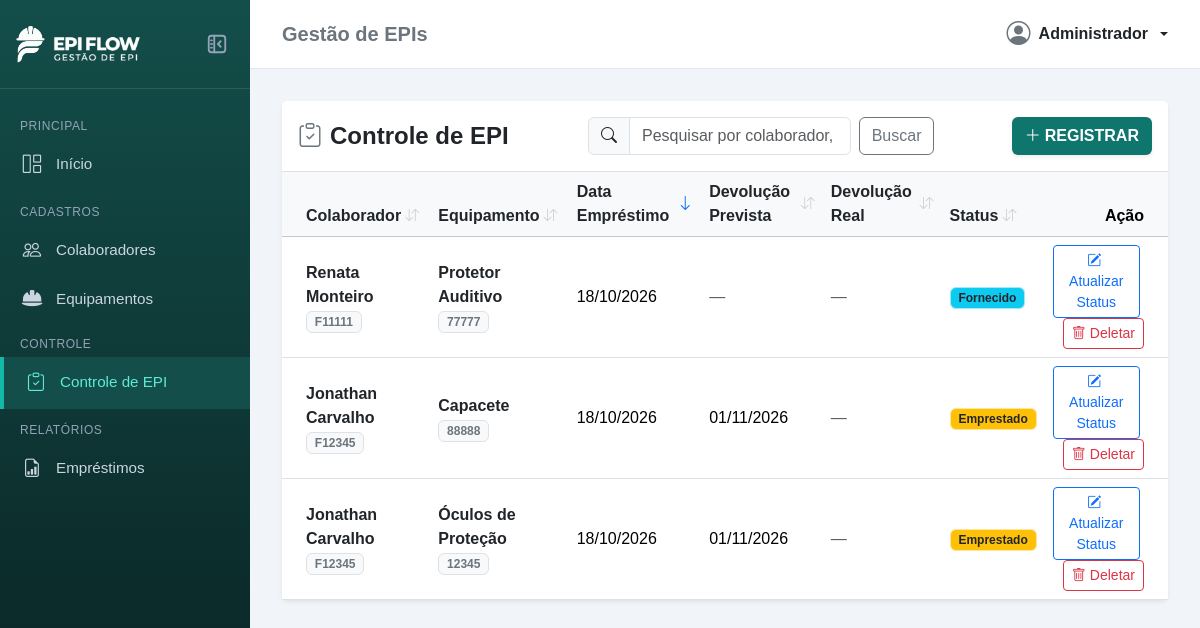
The page /emprestimos/ on the database as committed earlier.
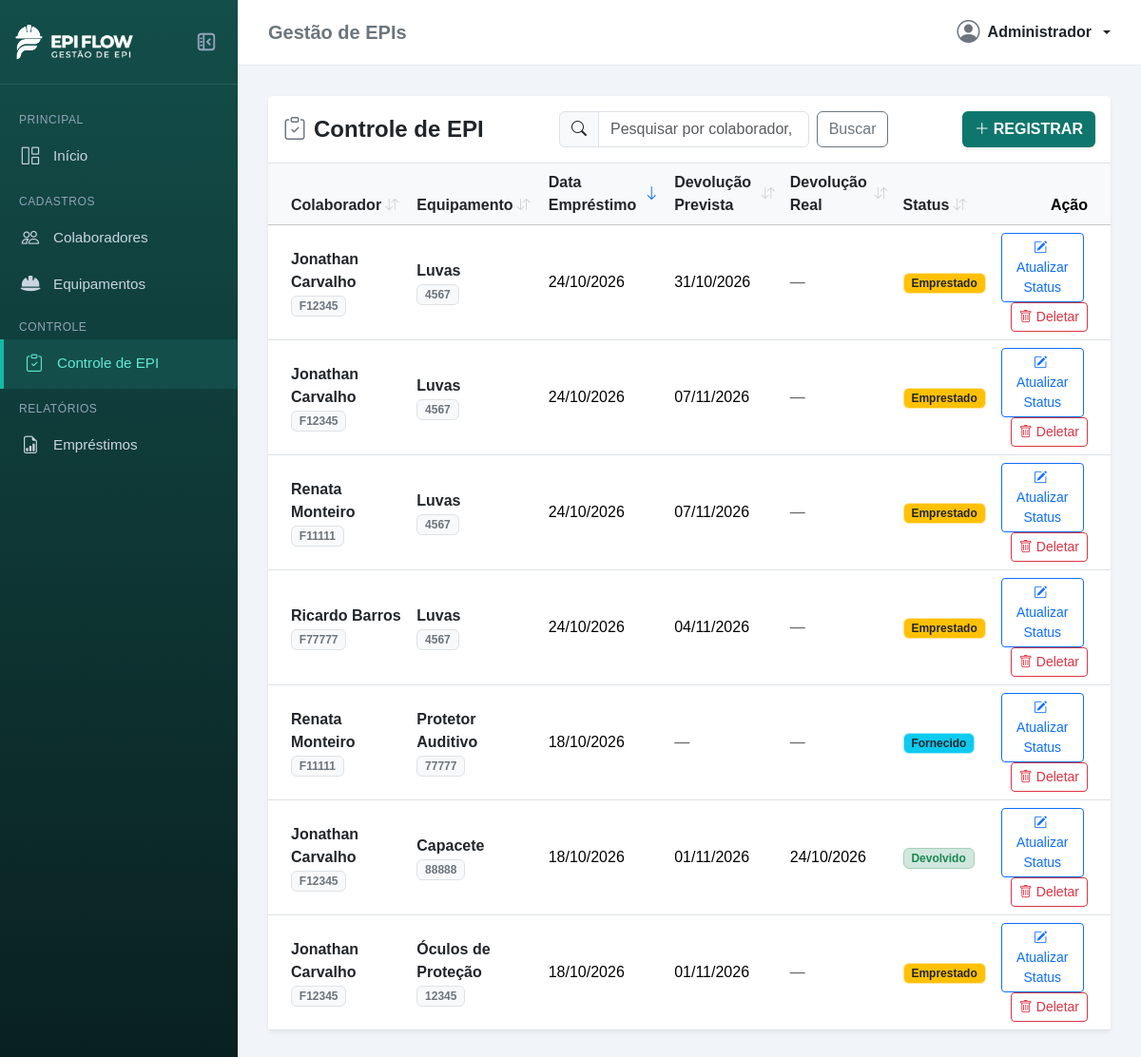
The same page on the database as committed later.
### apps/emprestimos/models.py (models this page shows, shortened)
class Emprestimo(models.Model):
    STATUS_CHOICES = [
        ('Emprestado', 'Emprestado'),
        ('Fornecido', 'Fornecido'),
        ('Devolvido', 'Devolvido'),
        ('Danificado', 'Danificado'),
        ('Perdido', 'Perdido'),
    ]
    colaborador = models.ForeignKey(
        Colaborador,
        on_delete=models.PROTECT,
        related_name='emprestimos',
        verbose_name='Colaborador',
    )
    equipamento = models.ForeignKey(
        Equipamento,
        on_delete=models.PROTECT,
        related_name='emprestimos',
        verbose_name='Equipamento',
    )
    data_emprestimo = models.DateField(verbose_name='Data do Empréstimo')
    data_devolucao_prevista = models.DateField(
        null=True,
        blank=True,
        verbose_name='Data Prevista de Devolução'
    )
    data_devolucao_real = models.DateField(
        null=True,
        blank=True,
        verbose_name='Data da Devolução',
    )
    status = models.CharField(
        max_length=15,
        choices=STATUS_CHOICES,
        default='Emprestado',
        verbose_name='Status',
    )
    observacao = models.TextField(
        blank=True,
        default='',
        verbose_name='Observação na Devolução',
    )
    class Meta:
        verbose_name = 'Empréstimo'
        verbose_name_plural = 'Empréstimos'
        ordering = ['-id']
    @property
    def ca_vencido_em_uso(self):
        from django.utils import timezone
        if self.status == 'Emprestado' and self.equipamento and self.equipamento.validade_ca:
            return self.equipamento.validade_ca < timezone.now().date()
        return False

### apps/colaboradores/models.py (models this page shows, shortened)
class Colaborador(models.Model):
    nome = models.CharField(max_length=100)
    cpf = models.CharField(max_length=14)
    matricula = models.CharField(max_length=10)
    funcao = models.CharField(max_length=50)
    telefone = models.CharField(max_length=15)
    email = models.EmailField(max_length=60)
    ativo = models.BooleanField(default=True)

### apps/epis/models.py (models this page shows, shortened)
class Equipamento(models.Model):
    nome = models.CharField(max_length=100)
    ca_numero = models.CharField(max_length=30)
    validade_ca = models.DateField()
    saldo_estoque = models.IntegerField(default=0)
    estoque_minimo = models.IntegerField(default=5)
    ativo = models.BooleanField(default=True)

### apps/emprestimos/views.py (the view)
# urls.py: path('', views.listar_emprestimos, name='listar'),
def listar_emprestimos(request):
    termo_busca = request.GET.get('busca', '').strip()
    campo_ordenacao = request.GET.get('campo', 'data_emprestimo')
    direcao_ordenacao = request.GET.get('direcao', 'desc')
    todos = Emprestimo.objects.select_related('colaborador', 'equipamento').all()
    if termo_busca:
        termo_normalizado = remover_acentos(termo_busca)
        emprestimos = [
            e for e in todos
            if termo_normalizado in remover_acentos(e.colaborador.nome)
            or termo_normalizado in remover_acentos(e.colaborador.matricula)
            or termo_normalizado in remover_acentos(e.equipamento.nome)
            or termo_normalizado in remover_acentos(e.equipamento.ca_numero)
            or termo_normalizado in remover_acentos(e.status)
        ]
    else:
        emprestimos = list(todos)
    emprestimos = aplicar_ordenacao(emprestimos, campo_ordenacao, direcao_ordenacao)
    return render(request, 'emprestimos/listar.html', {
        'emprestimos': emprestimos,
        'termo_busca': termo_busca,
        'campo_ordenacao': campo_ordenacao,
        'direcao_ordenacao': direcao_ordenacao,
    })

### templates/emprestimos/listar.html (shortened to what this page needs)
{% extends 'base.html' %}
{% block content %}
<div class="card shadow-sm border-0">
    <div class="card-header bg-white border-bottom py-3">
        <div class="row g-3 align-items-center justify-content-between">
            <div class="col-12 col-md-4">
                <h4 class="mb-0 fw-bold">
                    <i class="bi bi-clipboard-check me-2 text-secondary"></i>Controle de EPI
                </h4>
            </div>
            <div class="col-12 col-md-5">
                <form method="GET" class="d-flex gap-2">
                    <div class="input-group">
                        <span class="input-group-text bg-light"><i class="bi bi-search"></i></span>
                        <input type="text" name="busca" class="form-control"
                            placeholder="Pesquisar por colaborador, EPI ou status" value="{{ termo_busca }}">
                    </div>
                    <button type="submit" class="btn btn-outline-secondary">Buscar</button>
                </form>
            </div>
            <div class="col-12 col-md-3 text-md-end">
                <a href="{% url 'emprestimos:cadastrar' %}" class="btn btn-custom fw-bold shadow-sm">
                    <i class="bi bi-plus-lg me-1"></i>REGISTRAR
                </a>
            </div>
        </div>
    </div>
    <div class="card-body p-0">
        {% if emprestimos %}
        <div class="table-responsive">
            <table class="table table-hover align-middle mb-0">
                <thead class="table-light">
                    <tr>
                        <th class="ps-4">
                            <a href="?busca={{ termo_busca }}&campo=colaborador&direcao={% if campo_ordenacao == 'colaborador' and direcao_ordenacao == 'asc' %}desc{% else %}asc{% endif %}"
                                class="text-dark text-decoration-none d-inline-flex align-items-center gap-1"
                                title="Clique para ordenar por Colaborador">
                                <span>Colaborador</span>
                                {% if campo_ordenacao == 'colaborador' %}
                                {% if direcao_ordenacao == 'asc' %}
                                <i class="bi bi-arrow-up text-primary fw-bold" title="Crescente (A-Z)"></i>
                                {% else %}
                                <i class="bi bi-arrow-down text-primary fw-bold" title="Decrescente (Z-A)"></i>
                                {% endif %}
                                {% else %}
                                <i class="bi bi-arrow-down-up text-muted opacity-25 small"></i>
                                {% endif %}
                            </a>
                        </th>
                        <th>
                            <a href="?busca={{ termo_busca }}&campo=equipamento&direcao={% if campo_ordenacao == 'equipamento' and direcao_ordenacao == 'asc' %}desc{% else %}asc{% endif %}"
                                class="text-dark text-decoration-none d-inline-flex align-items-center gap-1"
                                title="Clique para ordenar por Equipamento">
                                <span>Equipamento</span>
                                {% if campo_ordenacao == 'equipamento' %}
                                {% if direcao_ordenacao == 'asc' %}
                                <i class="bi bi-arrow-up text-primary fw-bold" title="Crescente (A-Z)"></i>
                                {% else %}
                                <i class="bi bi-arrow-down text-primary fw-bold" title="Decrescente (Z-A)"></i>
                                {% endif %}
                                {% else %}
                                <i class="bi bi-arrow-down-up text-muted opacity-25 small"></i>
                                {% endif %}
                            </a>
                        </th>
                        <th>
                            <a href="?busca={{ termo_busca }}&campo=data_emprestimo&direcao={% if campo_ordenacao == 'data_emprestimo' and direcao_ordenacao == 'asc' %}desc{% else %}asc{% endif %}"
                                class="text-dark text-decoration-none d-inline-flex align-items-center gap-1"
                                title="Clique para ordenar por Data de Empréstimo">
                                <span>Data Empréstimo</span>
                                {% if campo_ordenacao == 'data_emprestimo' %}
                                {% if direcao_ordenacao == 'asc' %}
                                <i class="bi bi-arrow-up text-primary fw-bold" title="Mais antigos primeiro"></i>
                                {% else %}
                                <i class="bi bi-arrow-down text-primary fw-bold" title="Mais recentes primeiro"></i>
                                {% endif %}
                                {% else %}
                                <i class="bi bi-arrow-down-up text-muted opacity-25 small"></i>
                                {% endif %}
                            </a>
                        </th>
                        <th>
                            <a href="?busca={{ termo_busca }}&campo=devolucao_prevista&direcao={% if campo_ordenacao == 'devolucao_prevista' and direcao_ordenacao == 'asc' %}desc{% else %}asc{% endif %}"
                                class="text-dark text-decoration-none d-inline-flex align-items-center gap-1"
                                title="Clique para ordenar por Devolução Prevista">
                                <span>Devolução Prevista</span>
                                {% if campo_ordenacao == 'devolucao_prevista' %}
                                {% if direcao_ordenacao == 'asc' %}
                                <i class="bi bi-arrow-up text-primary fw-bold" title="Mais antigas primeiro"></i>
                                {% else %}
                                <i class="bi bi-arrow-down text-primary fw-bold" title="Mais recentes primeiro"></i>
                                {% endif %}
                                {% else %}
                                <i class="bi bi-arrow-down-up text-muted opacity-25 small"></i>
                                {% endif %}
                            </a>
                        </th>
                        <th>
                            <a href="?busca={{ termo_busca }}&campo=devolucao_real&direcao={% if campo_ordenacao == 'devolucao_real' and direcao_ordenacao == 'asc' %}desc{% else %}asc{% endif %}"
                                class="text-dark text-decoration-none d-inline-flex align-items-center gap-1"
                                title="Clique para ordenar por Devolução Real">
                                <span>Devolução Real</span>
                                {% if campo_ordenacao == 'devolucao_real' %}
                                {% if direcao_ordenacao == 'asc' %}
                                <i class="bi bi-arrow-up text-primary fw-bold" title="Mais antigos primeiro"></i>
                                {% else %}
                                <i class="bi bi-arrow-down text-primary fw-bold" title="Mais recentes primeiro"></i>
                                {% endif %}
                                {% else %}
                                <i class="bi bi-arrow-down-up text-muted opacity-25 small"></i>
                                {% endif %}
                            </a>
                        </th>
                        <th>
                            <a href="?busca={{ termo_busca }}&campo=status&direcao={% if campo_ordenacao == 'status' and direcao_ordenacao == 'asc' %}desc{% else %}asc{% endif %}"
                                class="text-dark text-decoration-none d-inline-flex align-items-center gap-1"
                                title="Clique para ordenar por Status">
                                <span>Status</span>
                                {% if campo_ordenacao == 'status' %}
                                {% if direcao_ordenacao == 'asc' %}
                                <i class="bi bi-arrow-up text-primary fw-bold" title="Crescente (A-Z)"></i>
                                {% else %}
                                <i class="bi bi-arrow-down text-primary fw-bold" title="Decrescente (Z-A)"></i>
                                {% endif %}
                                {% else %}
                                <i class="bi bi-arrow-down-up text-muted opacity-25 small"></i>
                                {% endif %}
                            </a>
                        </th>
                        <th class="text-end pe-4">Ação</th>
                    </tr>
                </thead>
                <tbody>
                    {% for emp in emprestimos %}
                    <tr>
                        <td class="ps-4">
                            <div class="fw-semibold text-dark">{{ emp.colaborador.nome }}</div>
                            {% if emp.colaborador.matricula %}
                            <span class="badge bg-light text-secondary border">
                                {{ emp.colaborador.matricula }}
                            </span>
                            {% endif %}
                        </td>
                        <td>
                            <div class="fw-semibold text-dark">{{ emp.equipamento.nome }}</div>
                            {% if emp.equipamento.ca_numero %}
                            <span class="badge bg-light text-secondary border">
                                {{ emp.equipamento.ca_numero }}
                            </span>
                            {% endif %}
                        </td>
                        <td>{{ emp.data_emprestimo|date:"d/m/Y" }}</td>
                        <td>
                            {% if emp.data_devolucao_prevista %}
                            {{ emp.data_devolucao_prevista|date:"d/m/Y" }}
                            {% else %}
                            <span class="text-muted">—</span>
                            {% endif %}
                        </td>
                        <td>
                            {% if emp.data_devolucao_real %}
                            {{ emp.data_devolucao_real|date:"d/m/Y" }}
                            {% else %}
                            <span class="text-muted">—</span>
                            {% endif %}
                        </td>
                        <td>
                            {% if emp.status == 'Emprestado' %}
                            <span class="badge bg-warning text-dark border border-warning-subtle">Emprestado</span>
                            {% elif emp.status == 'Fornecido' %}
                            <span class="badge bg-info text-dark border border-info-subtle">Fornecido</span>
                            {% elif emp.status == 'Devolvido' %}
                            <span
                                class="badge bg-success-subtle text-success border border-success-subtle">Devolvido</span>
                            {% elif emp.status == 'Danificado' %}
                            <span
                                class="badge bg-danger-subtle text-danger border border-danger-subtle">Danificado</span>
                            {% elif emp.status == 'Perdido' %}
                            <span class="badge bg-dark text-white">Perdido</span>
                            {% endif %}
                        </td>
                        <td class="text-end pe-4">
                            <a href="{% url 'emprestimos:editar' emp.id %}" class="btn btn-sm btn-outline-primary me-1">
                                <i class="bi bi-pencil-square me-1"></i>Atualizar Status
                            </a>
                            <button type="button" class="btn btn-sm btn-outline-danger" data-bs-toggle="modal"
                                data-bs-target="#modalExcluir" data-emp-id="{{ emp.id }}"
                                data-emp-desc="{{ emp.equipamento.nome }} para {{ emp.colaborador.nome }}">
                                <i class="bi bi-trash me-1"></i>Deletar
                            </button>
                        </td>
                    </tr>
                    {% endfor %}
                </tbody>
            </table>
        </div>
        {% endif %}
    </div>
</div>
{% endblock %}

Rows that differ between the two databases and show on the page:
added Emprestimo: colaborador.nome "Jonathan Carvalho", colaborador.matricula "F12345", equipamento.nome "Luvas", equipamento.ca_numero "4567", data_emprestimo "24/10/2026", data_devolucao_prevista "31/10/2026", status "Emprestado"
added Emprestimo: colaborador.nome "Jonathan Carvalho", colaborador.matricula "F12345", equipamento.nome "Luvas", equipamento.ca_numero "4567", data_emprestimo "24/10/2026", data_devolucao_prevista "07/11/2026", status "Emprestado"
added Emprestimo: colaborador.nome "Renata Monteiro", colaborador.matricula "F11111", equipamento.nome "Luvas", equipamento.ca_numero "4567", data_emprestimo "24/10/2026", data_devolucao_prevista "07/11/2026", status "Emprestado"
added Emprestimo: colaborador.nome "Ricardo Barros", colaborador.matricula "F77777", equipamento.nome "Luvas", equipamento.ca_numero "4567", data_emprestimo "24/10/2026", data_devolucao_prevista "04/11/2026", status "Emprestado"
changed Emprestimo "Capacete": data_devolucao_real (not shown) → "24/10/2026"; status "Emprestado" → "Devolvido"; no longer shows "—"
